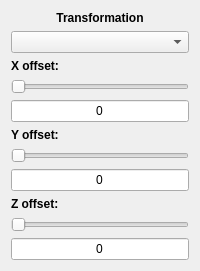
              <widget class="QWidget" name="widget_2" native="true">
               <property name="sizePolicy">
                <sizepolicy hsizetype="Fixed" vsizetype="Expanding">
                 <horstretch>0</horstretch>
                 <verstretch>0</verstretch>
                </sizepolicy>
               </property>
               <layout class="QVBoxLayout" name="verticalLayout">
                <item>
                 <widget class="QLabel" name="labelPF">
                  <property name="sizePolicy">
                   <sizepolicy hsizetype="Expanding" vsizetype="Minimum">
                    <horstretch>0</horstretch>
                    <verstretch>0</verstretch>
                   </sizepolicy>
                  </property>
                  <property name="font">
                   <font>
                    <weight>75</weight>
                    <bold>true</bold>
                   </font>
                  </property>
                  <property name="layoutDirection">
                   <enum>Qt::LeftToRight</enum>
                  </property>
                  <property name="text">
                   <string>Transformation</string>
                  </property>
                  <property name="scaledContents">
                   <bool>false</bool>
                  </property>
                  <property name="alignment">
                   <set>Qt::AlignCenter</set>
                  </property>
                  <property name="wordWrap">
                   <bool>false</bool>
                  </property>
                 </widget>
                </item>
                <item>
                 <widget class="QComboBox" name="comboBox_FlightRoutes_transform"/>
                </item>
                <item>
                 <widget class="QLabel" name="label1">
                  <property name="sizePolicy">
                   <sizepolicy hsizetype="Preferred" vsizetype="Minimum">
                    <horstretch>0</horstretch>
                    <verstretch>0</verstretch>
                   </sizepolicy>
                  </property>
                  <property name="font">
                   <font>
                    <weight>75</weight>
                    <bold>true</bold>
                   </font>
                  </property>
                  <property name="text">
                   <string>X offset:</string>
                  </property>
                 </widget>
                </item>
                <item>
                 <widget class="QSlider" name="slider_offset_X">
                  <property name="sizePolicy">
                   <sizepolicy hsizetype="Expanding" vsizetype="Minimum">
                    <horstretch>0</horstretch>
                    <verstretch>0</verstretch>
                   </sizepolicy>
                  </property>
                  <property name="toolTip">
                   <string/>
                  </property>
                  <property name="orientation">
                   <enum>Qt::Horizontal</enum>
                  </property>
                  <property name="tickInterval">
                   <number>0</number>
                  </property>
                 </widget>
                </item>
                <item>
                 <widget class="QLineEdit" name="text_slider_offset_X">
                  <property name="sizePolicy">
                   <sizepolicy hsizetype="Preferred" vsizetype="Preferred">
                    <horstretch>0</horstretch>
                    <verstretch>0</verstretch>
                   </sizepolicy>
                  </property>
                  <property name="toolTip">
                   <string/>
                  </property>
                  <property name="layoutDirection">
                   <enum>Qt::LeftToRight</enum>
                  </property>
                  <property name="text">
                   <string>0</string>
                  </property>
                  <property name="alignment">
                   <set>Qt::AlignCenter</set>
                  </property>
                 </widget>
                </item>
                <item>
                 <widget class="QLabel" name="label2">
                  <property name="sizePolicy">
                   <sizepolicy hsizetype="Preferred" vsizetype="Minimum">
                    <horstretch>0</horstretch>
                    <verstretch>0</verstretch>
                   </sizepolicy>
                  </property>
                  <property name="font">
                   <font>
                    <weight>75</weight>
                    <bold>true</bold>
                   </font>
                  </property>
                  <property name="text">
                   <string>Y offset:</string>
                  </property>
                 </widget>
                </item>
                <item>
                 <widget class="QSlider" name="slider_offset_Y">
                  <property name="sizePolicy">
                   <sizepolicy hsizetype="Expanding" vsizetype="Minimum">
                    <horstretch>0</horstretch>
                    <verstretch>0</verstretch>
                   </sizepolicy>
                  </property>
                  <property name="toolTip">
                   <string/>
                  </property>
                  <property name="orientation">
                   <enum>Qt::Horizontal</enum>
                  </property>
                  <property name="tickInterval">
                   <number>0</number>
                  </property>
                 </widget>
                </item>
                <item>
                 <widget class="QLineEdit" name="text_slider_offset_Y">
                  <property name="sizePolicy">
                   <sizepolicy hsizetype="Preferred" vsizetype="Preferred">
                    <horstretch>0</horstretch>
                    <verstretch>0</verstretch>
                   </sizepolicy>
                  </property>
                  <property name="toolTip">
                   <string/>
                  </property>
                  <property name="layoutDirection">
                   <enum>Qt::LeftToRight</enum>
                  </property>
                  <property name="text">
                   <string>0</string>
                  </property>
                  <property name="alignment">
                   <set>Qt::AlignCenter</set>
                  </property>
                 </widget>
                </item>
                <item>
                 <widget class="QLabel" name="label2_2">
                  <property name="sizePolicy">
                   <sizepolicy hsizetype="Preferred" vsizetype="Minimum">
                    <horstretch>0</horstretch>
                    <verstretch>0</verstretch>
                   </sizepolicy>
                  </property>
                  <property name="font">
                   <font>
                    <weight>75</weight>
                    <bold>true</bold>
                   </font>
                  </property>
                  <property name="text">
                   <string>Z offset:</string>
                  </property>
                 </widget>
                </item>
                <item>
                 <widget class="QSlider" name="slider_offset_Z">
                  <property name="sizePolicy">
                   <sizepolicy hsizetype="Expanding" vsizetype="Minimum">
                    <horstretch>0</horstretch>
                    <verstretch>0</verstretch>
                   </sizepolicy>
                  </property>
                  <property name="toolTip">
                   <string/>
                  </property>
                  <property name="orientation">
                   <enum>Qt::Horizontal</enum>
                  </property>
                  <property name="tickInterval">
                   <number>0</number>
                  </property>
                 </widget>
                </item>
                <item>
                 <widget class="QLineEdit" name="text_slider_offset_Z">
                  <property name="sizePolicy">
                   <sizepolicy hsizetype="Preferred" vsizetype="Preferred">
                    <horstretch>0</horstretch>
                    <verstretch>0</verstretch>
                   </sizepolicy>
                  </property>
                  <property name="toolTip">
                   <string/>
                  </property>
                  <property name="layoutDirection">
                   <enum>Qt::LeftToRight</enum>
                  </property>
                  <property name="text">
                   <string>0</string>
                  </property>
                  <property name="alignment">
                   <set>Qt::AlignCenter</set>
                  </property>
                 </widget>
                </item>
               </layout>
              </widget>
